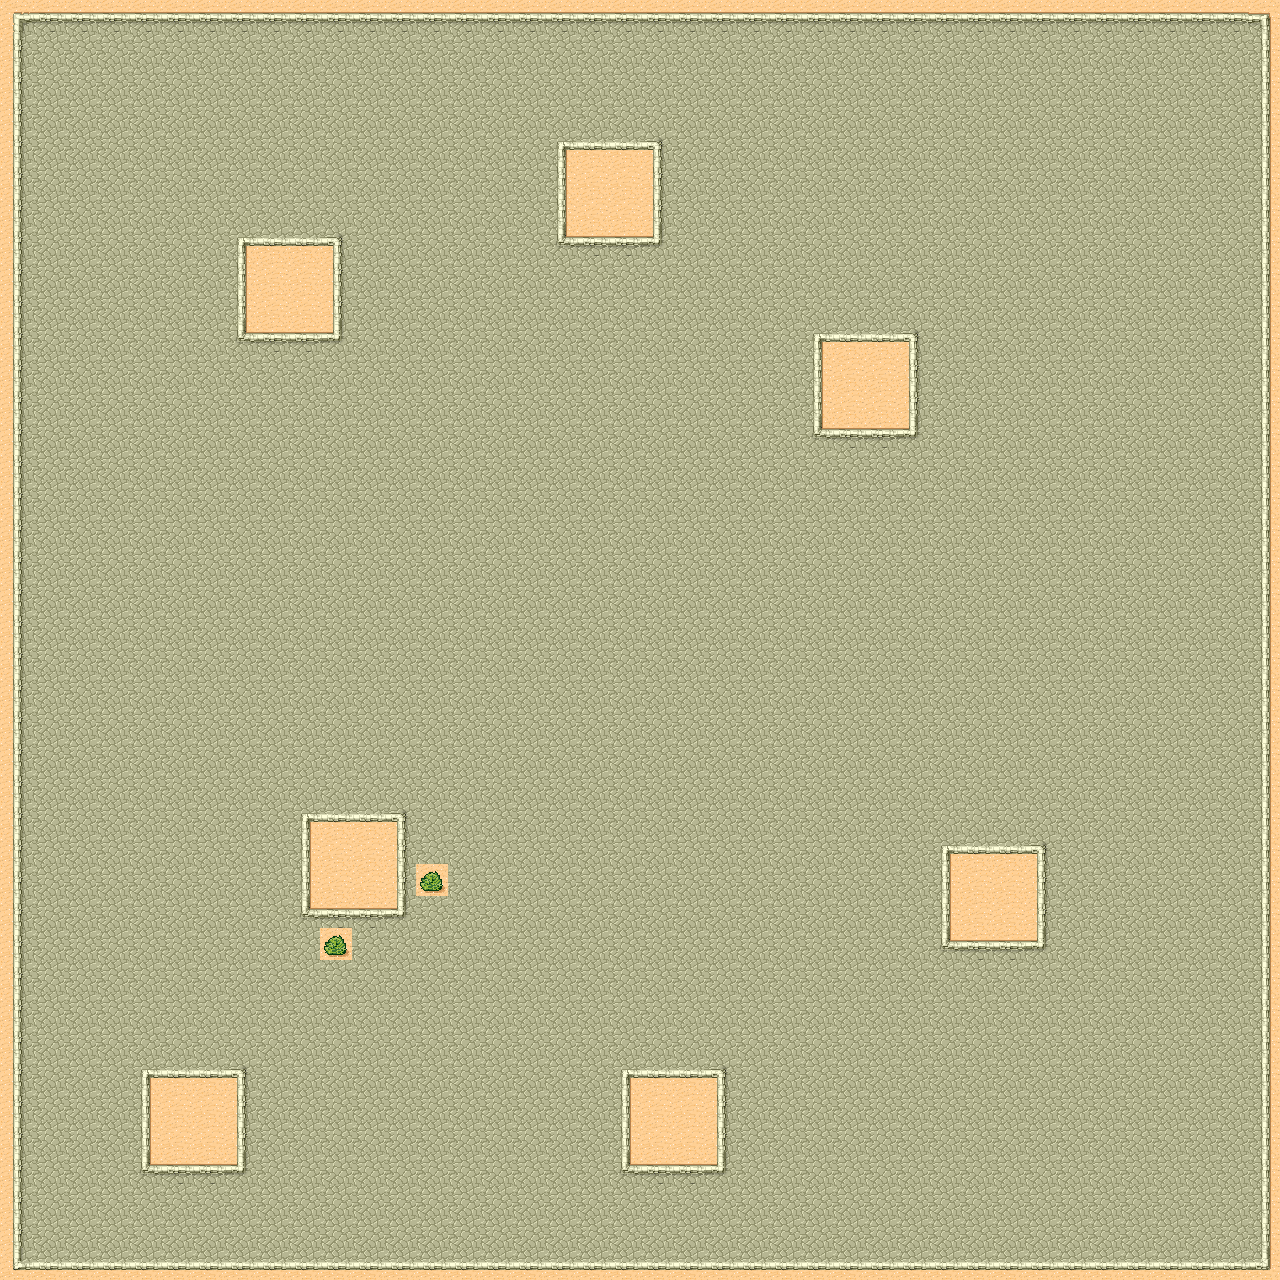

A level layout from a 2D game, rendered from its tile map. Below: a short description, then the map file with tile-grid data replaced by summaries:
An orthogonal 40x40 tile map with 32x32 px tiles, 1 tile layer (Tile Layer 1) and 37 objects (12x squirrel, 11x Wall, 8x Coin, Key, Jar, ...).

<map version="1.0" orientation="orthogonal" renderorder="right-down" width="40" height="40" tilewidth="32" tileheight="32">
 <tileset firstgid="1" name="tmw_desert_spacing2" tilewidth="32" tileheight="32" spacing="1" margin="1">
  <image source="../../media/tmw_desert_spacing.png" width="265" height="199" />
 </tileset>
 <layer name="Tile Layer 1" width="40" height="40">
  <data>[1600 cells, 1600 non-empty, 15 distinct tile ids]</data>
 </layer>
 <objectgroup name="Block layer">
  <properties>
   <property name="isBlock" value="true" />
  </properties>
  <object name="wall" type="Wall" x="0" y="1248" width="1280" height="32" />
  <object name="wall" type="Wall" x="0" y="0" width="32" height="1280" />
  <object name="wall" type="Wall" x="1248" y="-32" width="32" height="1312" />
  <object name="wall" type="Wall" x="0" y="0" width="1280" height="32" />
  <object name="wall" type="Wall" x="224" y="224" width="128" height="128" />
  <object name="wall" type="Wall" x="544" y="128" width="128" height="128" />
  <object name="wall" type="Wall" x="800" y="320" width="128" height="128" />
  <object name="wall" type="Wall" x="928" y="832" width="128" height="128" />
  <object name="wall" type="Wall" x="608" y="1056" width="128" height="128" />
  <object name="wall 1" type="Wall" x="288" y="800" width="128" height="128" />
  <object name="wall" type="Wall" x="128" y="1056" width="128" height="128" />
  <object name="squirrel" type="squirrel" x="128" y="352" width="32" height="32" />
  <object name="squirrel" type="squirrel" x="288" y="608" width="32" height="32" />
  <object name="squirrel" type="squirrel" x="608" y="704" width="32" height="32" />
  <object name="squirrel" type="squirrel" x="832" y="544" width="32" height="32" />
  <object name="squirrel" type="squirrel" x="960" y="160" width="32" height="32" />
  <object name="squirrel" type="squirrel" x="1056" y="576" width="32" height="32" />
  <object name="squirrel" type="squirrel" x="768" y="896" width="32" height="32" />
  <object name="squirrel" type="squirrel" x="960" y="1088" width="32" height="32" />
  <object name="squirrel" type="squirrel" x="1120" y="1024" width="32" height="32" />
  <object name="key" type="Key" x="416" y="1088" width="32" height="32" />
  <object name="jar" type="Jar" x="544" y="928" width="32" height="32" />
  <object name="squirrel" type="squirrel" x="96" y="928" width="32" height="32" />
  <object name="squirrel" type="squirrel" x="128" y="736" width="32" height="32" />
  <object name="coin1" type="Coin" x="832" y="1184" width="32" height="32" />
  <object name="coin1" type="Coin" x="864" y="1184" width="32" height="32" />
  <object name="coin1" type="Coin" x="896" y="1184" width="32" height="32" />
  <object name="coin1" type="Coin" x="928" y="1184" width="32" height="32" />
  <object name="coin1" type="Coin" x="960" y="1184" width="32" height="32" />
  <object name="coin1" type="Coin" x="992" y="1184" width="32" height="32" />
  <object name="coin1" type="Coin" x="1024" y="1184" width="32" height="32" />
 </objectgroup>
 <objectgroup name="Objects">
  <object name="portal other" type="portal" x="64" y="544" width="32" height="32">
   <properties>
    <property name="portal" value="other" />
   </properties>
  </object>
  <object name="main" type="loadpoint" x="64" y="64" width="32" height="32" />
  <object name="squirrel" type="squirrel" x="128" y="128" width="32" height="32" />
  <object name="coin1" type="Coin" x="448" y="96" width="32" height="32" />
  <object name="chest1" type="Chest" x="480" y="448" width="32" height="32" />
  <object name="chest1" type="CoinChest" x="480" y="576" width="32" height="32">
   <properties>
    <property name="coinValue" value="10" />
   </properties>
  </object>
 </objectgroup>
</map>
